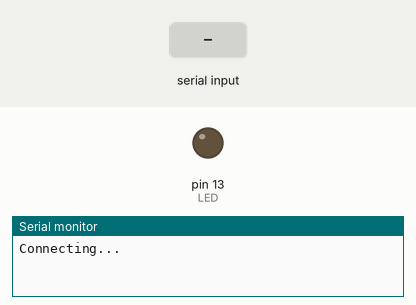
Bench run of a sketch on a simulated Arduino Uno, built with avr-gcc and run on an emulated ATmega328P. Shown: output pins drawn as LEDs (lit = HIGH), the last lines printed to the serial monitor. The inputs (shaded band) are chosen by the test bench.

Above: at 1.2 s.
1.3 s: "y" received over the second serial link
At 2.1 s:
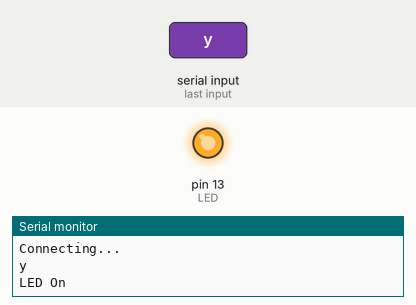
2.8 s: "n" received over the second serial link
At 3.2 s:
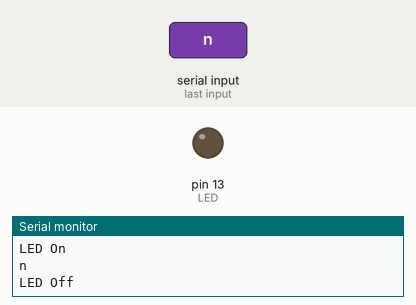
Timing chart, 0 to 5.8 s (numbered marks = the images above; inputs shaded):
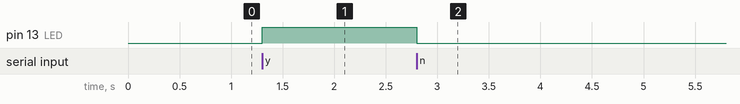

The sketch:

Bluetooth_LED_sketch.ino
```cpp
// HC-05 Bluetooth Module

#include <SoftwareSerial.h>
SoftwareSerial dev(6, 7); // RX | TX (For Arduino)
const int LED =  LED_BUILTIN;

void setup()
{
 Serial.begin(9600);  // Serial
 dev.begin(9600);    // Bluetooth Device
 Serial.println("Connecting...");

 pinMode(LED, OUTPUT);
}
void loop()
{
 if (dev.available()) {
   char input = dev.read();
   Serial.println(input);

   if (input == 'y')
   {
     digitalWrite(LED, HIGH);
     Serial.println("LED On");
     delay(500);
   }
   else if (input == 'n')
   {
     digitalWrite(LED, LOW);
     Serial.println("LED Off");
     delay(500);
   }
  }
}
```

Measured:
- after the input at 1.3 s, pin 13 (LED): LOW → HIGH at once
- after the input at 2.8 s, pin 13 (LED): HIGH → LOW at once
